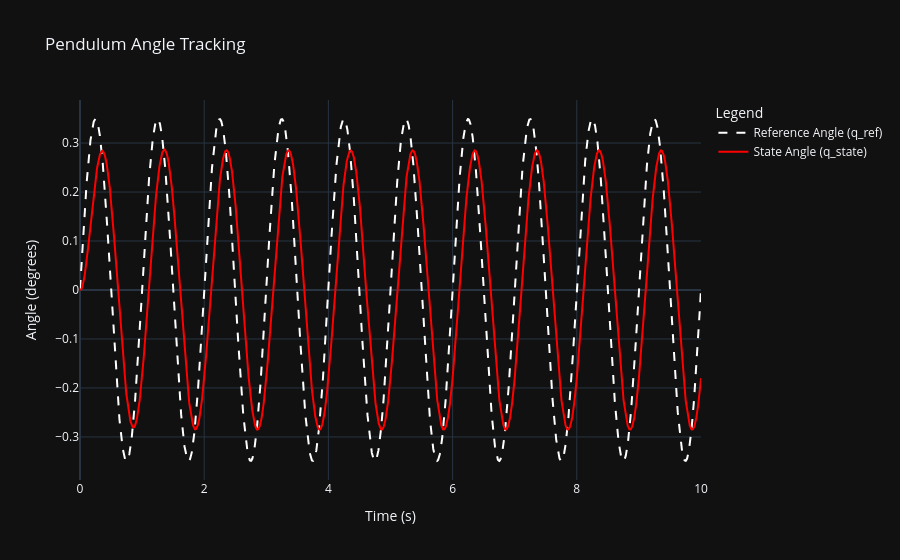

The notebook cell saved with this chart:
### Code cell
# Create a simple plotly figure for the q_ref and q_state over time
import plotly.graph_objects as go
fig = go.Figure()
fig.add_trace(go.Scatter(x=ts, y=q_ref_log, mode='lines',
                            name='Reference Angle (q_ref)', line=dict(color='white', dash='dash')))
fig.add_trace(go.Scatter(x=ts, y=q_state_log, mode='lines',
                            name='State Angle (q_state)', line=dict(color='red')))
fig.update_layout(title='Pendulum Angle Tracking',
                  xaxis_title='Time (s)',
                  yaxis_title='Angle (degrees)',
                  legend_title='Legend',
                  template='plotly_dark')
fig.show()

### Figure 1 — Plotly figure (JSON) as saved in the notebook; plotly's stock layout.template omitted (floating-point values rounded to 4 significant figures; data arrays with more than 128 entries replaced by an {"elided": "..."} marker saying what was removed)
{"data": [{"line": {"color": "white", "dash": "dash"}, "mode": "lines", "name": "Reference Angle (q_ref)", "type": "scatter", "x": {"elided": "10001 float values"}, "y": {"elided": "10001 float values"}}, {"line": {"color": "red"}, "mode": "lines", "name": "State Angle (q_state)", "type": "scatter", "x": {"elided": "10001 float values"}, "y": {"elided": "10001 float values"}}], "layout": {"legend": {"title": {"text": "Legend"}}, "title": {"text": "Pendulum Angle Tracking"}, "xaxis": {"title": {"text": "Time (s)"}}, "yaxis": {"title": {"text": "Angle (degrees)"}}}}
